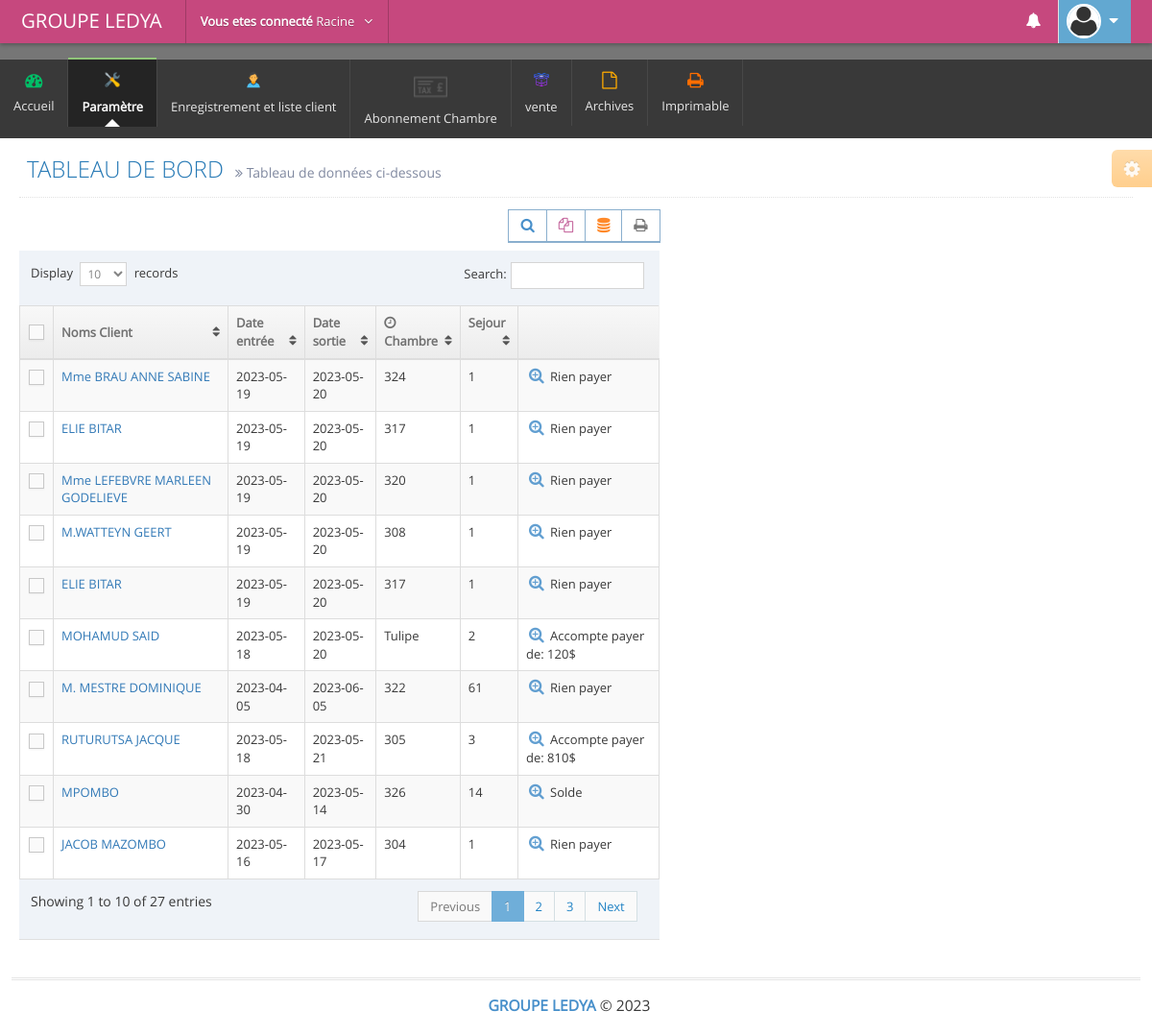
Page /admin/encaissement.php (signed in) on the committed database.
### tables this page shows
CREATE TABLE `clients` (
  `id` int(11) NOT NULL,
  `nom_complet` text NOT NULL,
  `pays` text NOT NULL,
  `ville` text NOT NULL,
  `commune` text NOT NULL,
  `telephone` text NOT NULL,
  `email` text NOT NULL,
  `entreprise` text NOT NULL,
  `fonction` text NOT NULL,
  `date_arriver` text NOT NULL,
  `date_fin` text NOT NULL,
  `numero_identiter` text NOT NULL,
  `rue` text NOT NULL,
  `total_jours` text NOT NULL,
  `nationnalite` text NOT NULL,
  `chambres` text NOT NULL,
  `type_carte` text NOT NULL,
  `prix_chambre` text NOT NULL,
  `percepteur` text NOT NULL,
  `id_percepteur` int(11) NOT NULL,
  `code_facture` text NOT NULL,
  `date_operation` text NOT NULL,
  `tot_a_payer` float NOT NULL
);

### admin/encaissement.php (the view, shortened to what this page needs)
            <?php include('includes/link.php'); ?>
            <?php include('includes/hea.php'); ?>
            <?php include'db/connectbdd.php';?>
            <div class="main-content">
            	<div class="main-content-inner">
            		<div class="page-content">
            			<div class="ace-settings-container" id="ace-settings-container">
            				<div class="btn btn-app btn-xs btn-warning ace-settings-btn" id="ace-settings-btn">
            					<i class="ace-icon fa fa-cog bigger-130"></i>
            				</div>
         </div>
         <div class="page-header">
            <h1>
                  TABLEAU DE BORD
                  <small>
                        <i class="ace-icon fa fa-angle-double-right"></i>
                        Tableau de données ci-dessous
                 </small>
          </h1>
   </div>
   <div class="row">
     <div class="col-xs-12">
           <div class="row">
                 <div class="col-lg-7">
                       <div class="row">
                             <div class="col-xs-12">
                                <div class="row">
                                    <div class="col-xs-12">
                                     <div class="clearfix">
                                      <div class="pull-right tableTools-container"></div></div>
                                      <div>
                                          <table id="dynamic-table" class="table table-striped table-bordered table-hover">
                                                 <thead>
                                                        <tr> <th class="center">
                                                              <label class="pos-rel">
                                                                     <span class="lbl"></span>
                                                              </label>
                                                       </th>
                                                       <th>Noms Client</th>
                                                       <th>Date entrée</th>
                                                       <th class="hidden-480">Date sortie</th>
                                                       <th>
                                                        <i class="ace-icon fa fa-clock-o bigger-110 hidden-480"></i>
                                                        Chambre
                                                 </th>
                                                 <th class="hidden-480">Sejour</th>
                                                 <th></th>
                                          </tr>
                                   </thead>
                                   <tbody>
                                     <?php
                                     $requete2 = mysqli_query($connection,"SELECT *FROM clients ORDER BY id DESC");
                                     while ($garde = mysqli_fetch_assoc($requete2)) {  ?>
                                           <tr>
                                                 <td class="center">
                                                       <label class="pos-rel">
                                                             <span class="lbl"></span>
                                                      </label>
                                               </td>
                                               <td><a href="#"><?php echo $garde['nom_complet']; ?></a></td>
                                               <td><?php echo $garde['date_arriver']; ?></td>
                                               <td class="hidden-480"><?php echo $d = $garde['date_fin']; ?></td>
                                               <td><?php echo $garde['chambres']; ?></td>
                                               <td class="hidden-480">
                                                <span class="">
                                                      <?php echo $garde['total_jours'];  ?>
                                                    </span></td>
                                             <td>
                                                    <div class="hidden-sm hidden-xs action-buttons">
                                                          <a class="blue" href="encaissement.php?num=<?php echo $code=$garde['code_facture']; ?>">
                                                                <i class="ace-icon fa fa-search-plus bigger-130"></i></a>
                                                          <?php
 $requete2a = mysqli_query($connection,"SELECT * FROM caisses where code_facture='$code' group by code_facture");
                                            while ($bomba = mysqli_fetch_assoc($requete2a)){
                                                 $totpayer= $bomba['tot_a_payer'];
                                            }
 $requete2a = mysqli_query($connection,"SELECT SUM(montant) as tote FROM caisses where code_facture='$code'");
                                            while ($bomba = mysqli_fetch_assoc($requete2a)){
                                                $sommes= $bomba['tote'];
                                            }
                                            if ($sommes==0) {
                                                echo "Rien payer";
                                            }else if ($sommes==$totpayer) {
                                                echo "Solde";
                                            }else {
                                                  echo "Accompte payer de:".' '.$sommes.'$';
                                            }
                                                           ?>
                                                                    </div>
                                                                                 </td></tr>
                                                                          <?php }
                                                                          ?>
</tbody>
</table>
</div>
</div>
</div>
</div>
</div>
</div>
<div class="col-lg-5">
<br><br><br>
<br><br>
</div>
</div>
</div>
</div>
</div>
</div>
</div>
<?php include('includes/ft.php'); ?>
</body>
</html>

### rows in the picture
clients: nom_complet "Mme BRAU ANNE SABINE", date_arriver "2023-05-19", date_fin "2023-05-20", chambres "324", total_jours "1", shows "Rien payer"
clients: nom_complet "ELIE BITAR", date_arriver "2023-05-19", date_fin "2023-05-20", chambres "317", total_jours "1", shows "Rien payer"
clients: nom_complet "Mme LEFEBVRE MARLEEN GODELIEVE", date_arriver "2023-05-19", date_fin "2023-05-20", chambres "320", total_jours "1", shows "Rien payer"
clients: nom_complet "M.WATTEYN GEERT", date_arriver "2023-05-19", date_fin "2023-05-20", chambres "308", total_jours "1", shows "Rien payer"
clients: nom_complet "ELIE BITAR", date_arriver "2023-05-19", date_fin "2023-05-20", chambres "317", total_jours "1", shows "Rien payer"
clients: nom_complet "MOHAMUD SAID", date_arriver "2023-05-18", date_fin "2023-05-20", chambres "Tulipe", total_jours "2", sommes "120"
clients: nom_complet "M. MESTRE DOMINIQUE", date_arriver "2023-04-05", date_fin "2023-06-05", chambres "322", total_jours "61", shows "Rien payer"
clients: nom_complet "RUTURUTSA JACQUE", date_arriver "2023-05-18", date_fin "2023-05-21", chambres "305", total_jours "3", sommes "810"
clients: nom_complet "MPOMBO", date_arriver "2023-04-30", date_fin "2023-05-14", chambres "326", total_jours "14", shows "Solde"
clients: nom_complet "JACOB MAZOMBO", date_arriver "2023-05-16", date_fin "2023-05-17", chambres "304", total_jours "1", shows "Rien payer"

### other values in the picture
$username "Racine"
